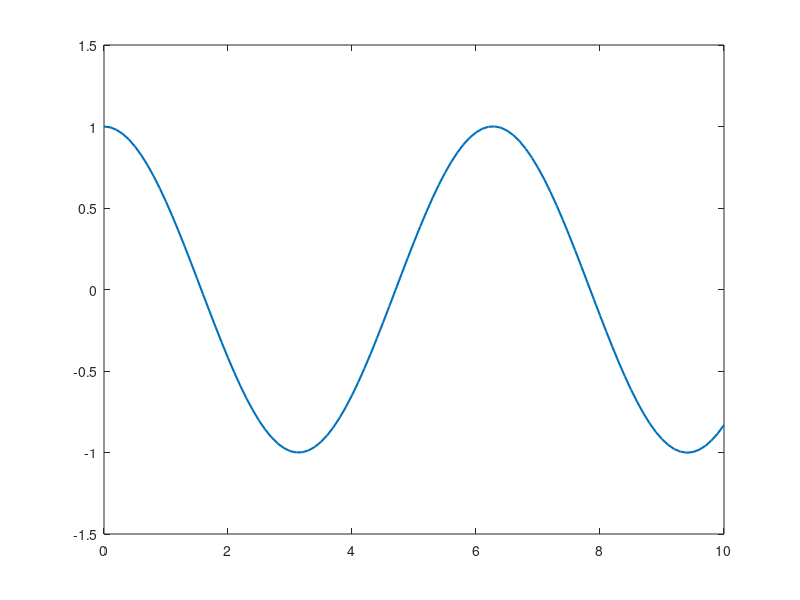

Source code (MATLAB):
% Euler PDE
% Now convert this to RK2

f1=@(z1,z2) z2;
f2=@(z1,z2) -z1;


N=101;
t=linspace(0,10,N);
h=(10-0)/(N-1);
z1=zeros(1,N); z1(1)=1;
z2=zeros(1,N); z2(1)=0;


for i=2:N
    k11=f1(z1(i-1),z2(i-1));
    k21=f2(z1(i-1),z2(i-1));
    
    
    k12=f1(z1(i-1)+h*k11,z2(i-1)+h*k21);
    k22=f2(z1(i-1)+h*k11,z2(i-1)+h*k21);
    
%     Euler
%     z1(i)=z1(i-1)+h*f1(z1(i-1),z2(i-1));
%     z2(i)=z2(i-1)+h*f2(z1(i-1),z2(i-1));


% RK-2
    z1(i)=z1(i-1)+h*(k11+k12)/2;
    z2(i)=z2(i-1)+h*(k21+k22)/2;
    
    
    

end


plot(t,z1,'linewidth',1.5);